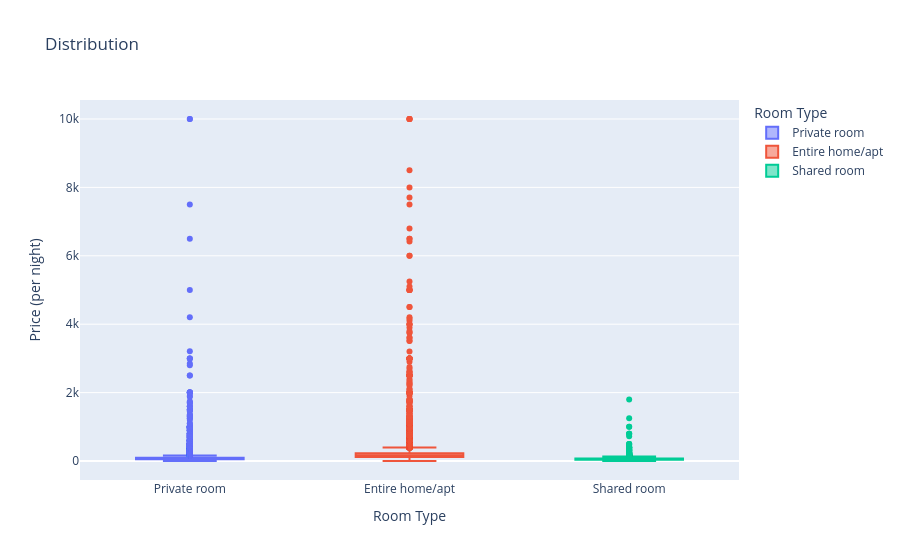

The notebook cell this image was saved under:
### Code cell
fig2 = px.box(df, x='room_type', y='price', title='Distribution', 
              labels={'room_type':'Room Type', 'price':'Price (per night)'}, color='room_type') 
fig2.show()

### Figure 1 — Plotly figure (JSON) as saved in the notebook; plotly's stock layout.template omitted (floating-point values rounded to 4 significant figures; data arrays with more than 128 entries replaced by an {"elided": "..."} marker saying what was removed)
{"data": [{"alignmentgroup": "True", "hovertemplate": "Room Type=%{x}<br>Price (per night)=%{y}<extra></extra>", "legendgroup": "Private room", "marker": {"color": "#636efa"}, "name": "Private room", "notched": false, "offsetgroup": "Private room", "orientation": "v", "showlegend": true, "type": "box", "x": {"elided": "22326 str values"}, "x0": " ", "xaxis": "x", "y": {"elided": "22326 int values"}, "y0": " ", "yaxis": "y"}, {"alignmentgroup": "True", "hovertemplate": "Room Type=%{x}<br>Price (per night)=%{y}<extra></extra>", "legendgroup": "Entire home/apt", "marker": {"color": "#EF553B"}, "name": "Entire home/apt", "notched": false, "offsetgroup": "Entire home/apt", "orientation": "v", "showlegend": true, "type": "box", "x": {"elided": "25409 str values"}, "x0": " ", "xaxis": "x", "y": {"elided": "25409 int values"}, "y0": " ", "yaxis": "y"}, {"alignmentgroup": "True", "hovertemplate": "Room Type=%{x}<br>Price (per night)=%{y}<extra></extra>", "legendgroup": "Shared room", "marker": {"color": "#00cc96"}, "name": "Shared room", "notched": false, "offsetgroup": "Shared room", "orientation": "v", "showlegend": true, "type": "box", "x": {"elided": "1160 str values"}, "x0": " ", "xaxis": "x", "y": {"elided": "1160 int values"}, "y0": " ", "yaxis": "y"}], "layout": {"autosize": true, "boxmode": "overlay", "legend": {"title": {"text": "Room Type"}, "tracegroupgap": 0}, "title": {"text": "Distribution"}, "xaxis": {"anchor": "y", "autorange": true, "categoryarray": ["Private room", "Entire home/apt", "Shared room"], "categoryorder": "array", "domain": [0, 1], "range": [-0.5, 2.5], "title": {"text": "Room Type"}, "type": "category"}, "yaxis": {"anchor": "x", "autorange": true, "domain": [0, 1], "range": [-555.6, 10560.0], "title": {"text": "Price (per night)"}, "type": "linear"}}}
